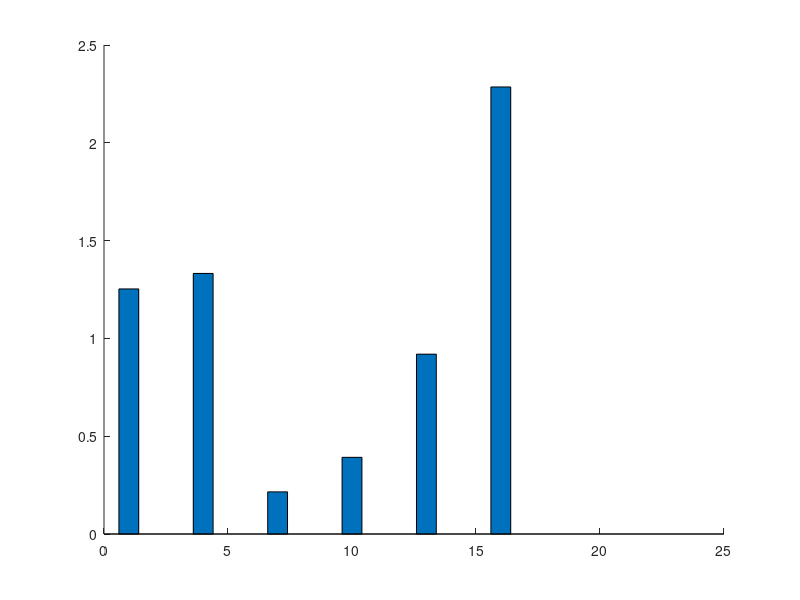

Write MATLAB code to recreate this figure. (Note: this script raises an error after producing the figure.)
load('aBeta2.mat')
aBeta

clf
aBeta.rlbls = aBeta.r_lbls;
aBeta.tlbls10 = aBeta.t_lbls10;

rois = {'ATFP-L' 'ATFP-R' 'ATL-L' 'ATL-R' 'AMY-L' 'AMY-R' 'AG-L' 'AG-R' 'IFG-L' 'IFG-R' 'OFC-L' 'OFC-R' 'PREC' 'dmPFC' 'vmPFC'};
r_idx = ismember(aBeta.rlbls,rois);
clf
m = mean(mean(aBeta.wmat(7:21,:,:),3),2);
se = mean(std(aBeta.wmat(7:21,:,:),[],3),2) ./ sqrt(24);

%'OFA-L' 'OFA-R' 'FFA-L' 'FFA-R' 'pSTS-L' 'pSTS-R' 'IFG-L' 'IFG-R' 'OFC-L' 'OFC-R' 'ATFP-L' 'ATFP-R' 'AMY-L' 'AMY-R' 'ATL-L' 'ATL-R' 'AG-L' 'AG-R' 'PREC' 'dmPFC' 'vmPFC'
rlbls = aBeta.r_lbls(7:21)
nrois = length(aBeta.r_lbls)
group{1} = {'IFG-L' 'OFC-L' 'ATFP-L' 'AMY-L' 'ATL-L' 'AG-L'}
group{2} = {'IFG-R' 'OFC-R' 'ATFP-R' 'AMY-R' 'ATL-R' 'AG-R'}
group{3} = {'PREC' 'dmPFC' 'vmPFC'}

%xs = [1 2 3 4 5 6 7 8 9 10 11 12 13 14 15]
xs = [1 2   4 5  7 8  10 11  13 14  16 17  19 20.5 22]
%xs(2:2:15) = xs(2:2:15)+1
xt = [1.5 4.5 7.5 10.5 13.5 16.5 19 20.5 22] 
xl = {'IFG' 'OFC' 'ATFP' 'AMY' 'ATL' 'AG' 'PREC' 'dmPFC' 'vmPFC'}
idx = []
idx(:,1) = ismember(rlbls,group{1})
idx(:,2) = ismember(rlbls,group{2})
idx(:,3) = ismember(rlbls,group{3})

f = figure(1)
hold on

h = {}
for g = 1:3
x = xs(1:15)
plot_m = m
plot_se = se

plot_m(~idx(:,g)) = 0
plot_se(~idx(:,g)) = 0

h{g} = bar(x,plot_m);hold on;
h{g}.LineWidth = 2
h{g}.FaceAlpha = .8
he = errorbar(x,plot_m,plot_se,'LineStyle','none', 'Color', 'r')
he.LineWidth=2
end

xticks(xt)
xticklabels(xl)
xtickangle(45)

f.Color = [1 1 1]
f.CurrentAxes.LineWidth = 2
f.CurrentAxes.FontSize = 14
f.CurrentAxes.FontWeight = 'bold'
ylabel('response magnitude (?)')
l = legend({'Left' '' 'Right' '' 'Medial'})
legend([h{1} h{2} h{3}],'location','bestoutside')
title(l,'Hemisphere')

valrng = min(xlim):max(xlim)
plot(valrng,zeros(length(valrng),1),'k','LineWidth',2)
xlim([min(valrng),max(valrng)])
%l.String(end) = []

%star1 = [1 3 4 7 9 11 12 13 14 15]
star1 = [1 3 4 9 11 12 13 14 15]
arrayfun(@(i) text(xs(i)-h{g}.BarWidth/2,0+.025,'*','fontsize',35,'fontname','American Typewriter'),star1)

star2 = [1 3 4 9 11 12 13 14 15]
%arrayfun(@(i) text(xs(i),.2+.025,'*','fontsize',35,'fontname','American Typewriter'),star2)
arrayfun(@(i) text(xs(i)-h{g}.BarWidth/2,.2+.025,'*','fontsize',35,'fontname','American Typewriter'),star2)

saveas(f,'/Users/aidasaglinskas/Desktop/fig.png')
%%





%l.String(2) = []
%l.String(2) = []
%bar(m);hold on;
%errorbar(m,se,'r.')
%xticklabels(aBeta.rlbls(7:21))
%xtickangle(65)
%box off



tbl = [3	-52	29
39	17	23
-36	20	26
-60	-7	-19
57	-7	-19
-21	-10	-13
21	-7	-16
6	59	23
3	50	-19
33	35	-13
-33	35	-13
33	-10	-40
-36	-10	-34
-48	-67	35
42	-64	35]
%%

rnames = {'	Precuneus	Medial	'
'	IFG	Right	'
'	IFG	Left	'
'	ATL	Right	'
'	Amygdala	Left	'
'	Amygdala	Left	'
'	Amygdala	Right	'
'	dmPFC	Medial	'
'	vmPFC	Medial	'
'	OFC	Right	'
'	OFC	Left	'
'	ATFP	Right	'
'	ATFP	Left	'
'	Angular Gyrus	Left	'
'	Angular Gyrus	Right	'}

%%

%spm_mip_ui('GetCoords')
r = r+1
spm_mip_ui('SetCoords',tbl(r,:))
clc;disp(rnames{r})
disp(tbl(r,:))

